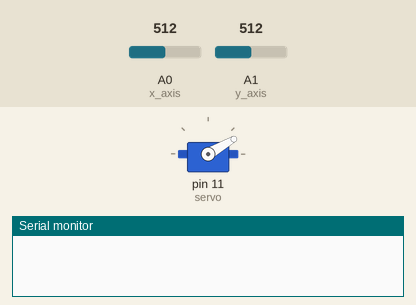
Simulated run of this sketch. Board: Arduino Uno, built with avr-gcc and run on an emulated ATmega328P. Parts: servo, the last lines printed to the serial monitor. Inputs (shaded band) come from the test bench; at power-on: A0 (x_axis) = 512, A1 (y_axis) = 512.

Above: at 1.2 s.
1.3 s: A0 (x_axis) set to 539
At 2.0 s:
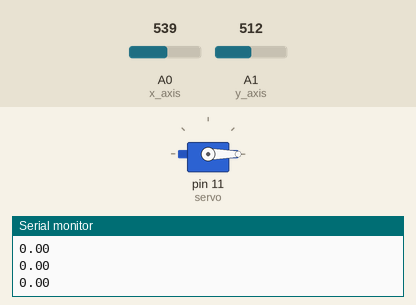
2.8 s: A1 (y_axis) set to 716
At 3.7 s:
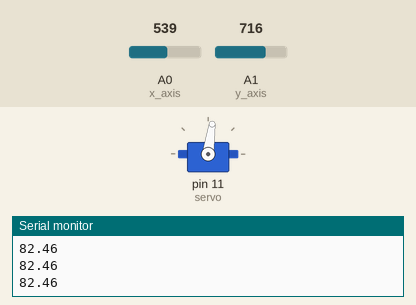
4.3 s: A0 (x_axis) set to 716
At 5.5 s:
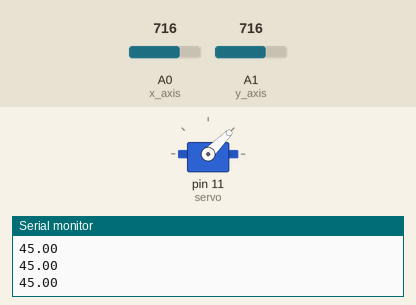
5.8 s: A1 (y_axis) set to 900
At 6.9 s:
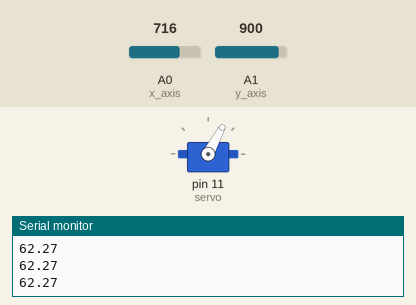
7.3 s: A0 (x_axis) set to 306
At 8.1 s:
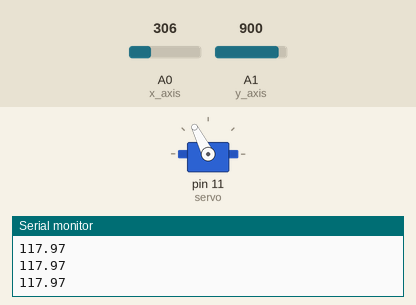
8.8 s: A1 (y_axis) set to 511
At 10.2 s:
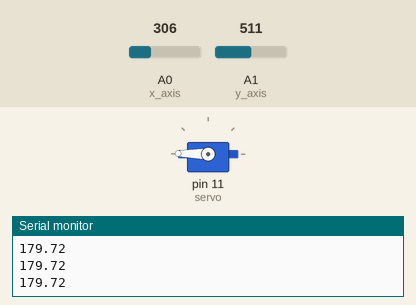
Timing chart, 0 to 11.3 s (numbered marks = the images above; inputs shaded):
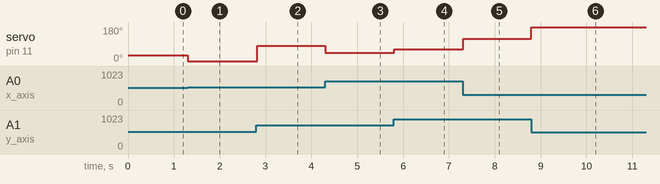

Measured:
- the behaviour switches between 531 and 532 on A0 (x_axis) (found by bisection; images 0 and 1)
- after the input at 1.3 s, servo on pin 11 (servo): 30° → 0° at once
- after the input at 2.8 s, servo on pin 11 (servo): 0° → 82° at once
- after the input at 4.3 s, servo on pin 11 (servo): 82° → 45° at once
- after the input at 5.8 s, servo on pin 11 (servo): 45° → 62° at once
- after the input at 7.3 s, servo on pin 11 (servo): 62° → 117° at once
- after the input at 8.8 s, servo on pin 11 (servo): 117° → 179° at once

The sketch:

Servo_Serial_Monitor.ino
```cpp
#include <Servo.h>
#define servo 11
#define x_axis A0
#define y_axis A1

Servo servoMotor;
int deadzone = 20;
int center = 512;
float angle = 0;
void setup() {

  Serial.begin(9600);
  servoMotor.attach(servo);
  servoMotor.write(30);
}

void loop() {
  int raw_x = analogRead(x_axis);
  int raw_y = analogRead(y_axis);

  int dx = raw_x - center;
  int dy = raw_y - center;

  if (abs(dx) < deadzone && abs(dy) < deadzone) {
    return;
  }

  float angle_rad = atan2(dy, dx);
  float angle_deg = angle_rad * 180.0 / PI;

  if (angle_deg < 0) {
    angle_deg = -angle_deg;
  }

  servoMotor.write(angle_deg);
  Serial.println(angle_deg);

  delay(15); // Small delay to allow the servo to physically move
}
```
